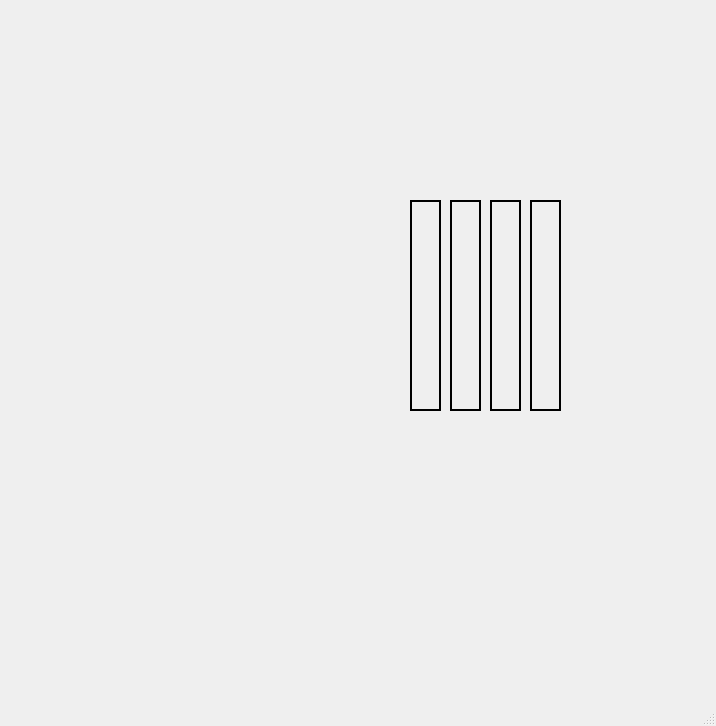
<?xml version="1.0" encoding="UTF-8"?>
<ui version="4.0">
 <class>MainWindow</class>
 <widget class="QMainWindow" name="MainWindow">
  <property name="geometry">
   <rect>
    <x>0</x>
    <y>0</y>
    <width>716</width>
    <height>726</height>
   </rect>
  </property>
  <property name="windowTitle">
   <string>MainWindow</string>
  </property>
  <widget class="QWidget" name="centralwidget">
   <widget class="QLabel" name="front_1">
    <property name="geometry">
     <rect>
      <x>410</x>
      <y>200</y>
      <width>31</width>
      <height>211</height>
     </rect>
    </property>
    <property name="frameShape">
     <enum>QFrame::Box</enum>
    </property>
    <property name="frameShadow">
     <enum>QFrame::Plain</enum>
    </property>
    <property name="lineWidth">
     <number>2</number>
    </property>
    <property name="midLineWidth">
     <number>0</number>
    </property>
    <property name="text">
     <string/>
    </property>
   </widget>
   <widget class="QLabel" name="front_2">
    <property name="geometry">
     <rect>
      <x>450</x>
      <y>200</y>
      <width>31</width>
      <height>211</height>
     </rect>
    </property>
    <property name="frameShape">
     <enum>QFrame::Box</enum>
    </property>
    <property name="frameShadow">
     <enum>QFrame::Plain</enum>
    </property>
    <property name="lineWidth">
     <number>2</number>
    </property>
    <property name="midLineWidth">
     <number>0</number>
    </property>
    <property name="text">
     <string/>
    </property>
   </widget>
   <widget class="QLabel" name="front_3">
    <property name="geometry">
     <rect>
      <x>530</x>
      <y>200</y>
      <width>31</width>
      <height>211</height>
     </rect>
    </property>
    <property name="frameShape">
     <enum>QFrame::Box</enum>
    </property>
    <property name="frameShadow">
     <enum>QFrame::Plain</enum>
    </property>
    <property name="lineWidth">
     <number>2</number>
    </property>
    <property name="midLineWidth">
     <number>0</number>
    </property>
    <property name="text">
     <string/>
    </property>
   </widget>
   <widget class="QLabel" name="front_4">
    <property name="geometry">
     <rect>
      <x>490</x>
      <y>200</y>
      <width>31</width>
      <height>211</height>
     </rect>
    </property>
    <property name="frameShape">
     <enum>QFrame::Box</enum>
    </property>
    <property name="frameShadow">
     <enum>QFrame::Plain</enum>
    </property>
    <property name="lineWidth">
     <number>2</number>
    </property>
    <property name="midLineWidth">
     <number>0</number>
    </property>
    <property name="text">
     <string/>
    </property>
   </widget>
  </widget>
  <widget class="QMenuBar" name="menubar">
   <property name="geometry">
    <rect>
     <x>0</x>
     <y>0</y>
     <width>716</width>
     <height>21</height>
    </rect>
   </property>
  </widget>
  <widget class="QStatusBar" name="statusbar"/>
 </widget>
 <resources/>
 <connections/>
</ui>
